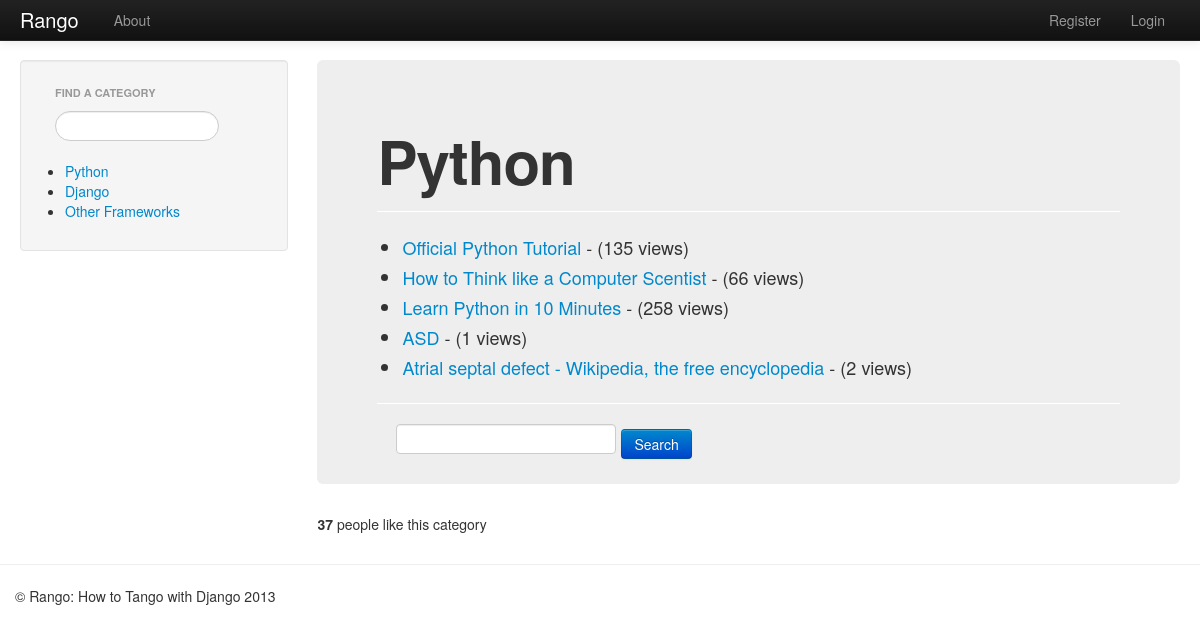
Page /rango/category/Python/ on the committed database.
### rango/models.py (models this page shows, shortened)
class Category(models.Model):
    name = models.CharField(max_length=128, unique=True)
    views = models.IntegerField(default=0)
    likes = models.IntegerField(default=0)
    url = models.CharField(max_length=128)

class Page(models.Model):
    category = models.ForeignKey(Category)
    title = models.CharField(max_length=128)
    url = models.URLField()
    views = models.IntegerField(default=0)

### rango/views.py (the view)
# urls.py: url(r'^category/(?P<category_name_url>\w+)/$', views.category, name='category'),
def category(request, category_name_url):
    context = RequestContext(request)
    cat_list = Category.objects.order_by('-views')[:5]
    category_name = category_name_url.replace('_', ' ')
    context_dict = {'cat_list': cat_list, 'category_name': category_name}
    try:
        category = Category.objects.get(url=category_name_url)
        page_list = Page.objects.filter(category=category)
        context_dict['page_list'] = page_list
        context_dict['category'] = category
    except Category.DoesNotExist:
        pass
    if request.method == 'POST':
        query = request.POST['query'].strip()
        if query:
            result_list = run_query(query)
            context_dict['result_list'] =  result_list
    return render_to_response('rango/category.html', context_dict, context)

### templates/rango/category.html (shortened to what this page needs)
{% extends 'rango/base.html' %}
{% block body_block %}
<div class="hero-unit">
    <h1>{{ category.name }}</h1>
    <hr />
    <div id="page_list">
      {% include 'rango/page_list.html' %}
    </div>
    <hr />
    <form class="form-signin span8" id="user_form" method="post" action="">
      <input type="text" size="50" name="query" value="" id="query" />
      <input class="btn btn-primary" type="submit" name="submit" value="Search" />
      <br />
    </form>
</div>
<p>
<b id="like_count">{{ category.likes }}</b> people like this category
{% endblock %}

### templates/rango/category_list.html
  {% if cat_list %}
  <ul>
    {% for category in cat_list %}
    <li> <a href="/rango/category/{{ category.url }}">{{ category.name }}</a></li>
    {% endfor %}
  </ul>
  {% else %}
    <strong>No categories at present.</strong>
  {% endif %}

### templates/rango/page_list.html
{% if page_list %}
  <ul>
    {% for page in page_list %}
    <li>
      <a href="/rango/goto/?page_id={{ page.id }}">{{ page.title }}</a>
      {% if page.views > 1 %}
        - ({{ page.views }} views)
      {% elif page.views == 1 %}
        - ({{ page.views }} views)
      {% endif %}
    </li>
    {% endfor %}
  </ul>
{% else %}
    <strong>No pages currently in category.</strong>
{% endif %}

### rows in the picture
Category: name "Python", likes "37"
Category: name "Django"
Category: name "Other Frameworks"
Page: title "Official Python Tutorial", views "135"
Page: title "How to Think like a Computer Scentist", views "66"
Page: title "Learn Python in 10 Minutes", views "258"
Page: title "ASD", views "1"
Page: title "Atrial septal defect - Wikipedia, the free encyclopedia", views "2"
